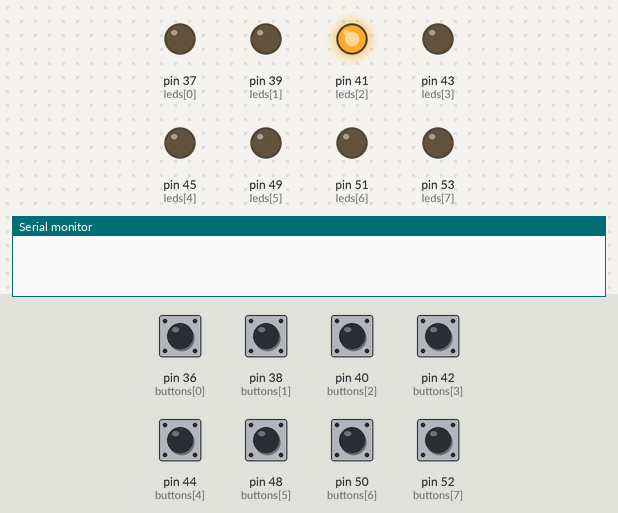
Bench run of a sketch on a simulated Arduino Mega 2560, built with avr-gcc and run on an emulated ATmega2560. Parts: output pins drawn as LEDs (lit = HIGH), the last lines printed to the serial monitor. The test bench sets the inputs (shaded band); at power-on: pin 36 (buttons[0]), pin 38 (buttons[1]), pin 40 (buttons[2]), pin 42 (buttons[3]), pin 44 (buttons[4]), pin 48 (buttons[5]), pin 50 (buttons[6]), pin 52 (buttons[7]) LOW. Random numbers use the default seed unless the sketch sets one.

Above: at 1.2 s.
1.3 s: pin 36 (buttons[0]) pulled HIGH for 0.15 s
At 2.0 s:
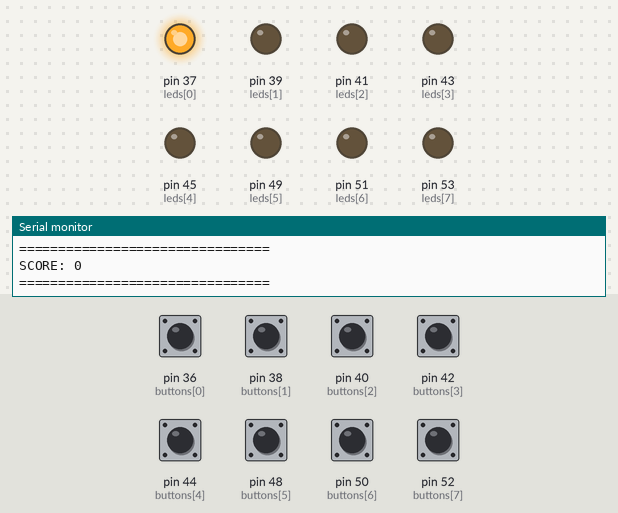
4.4 s: pin 36 (buttons[0]) pulled HIGH for 1 s
At 5.3 s:
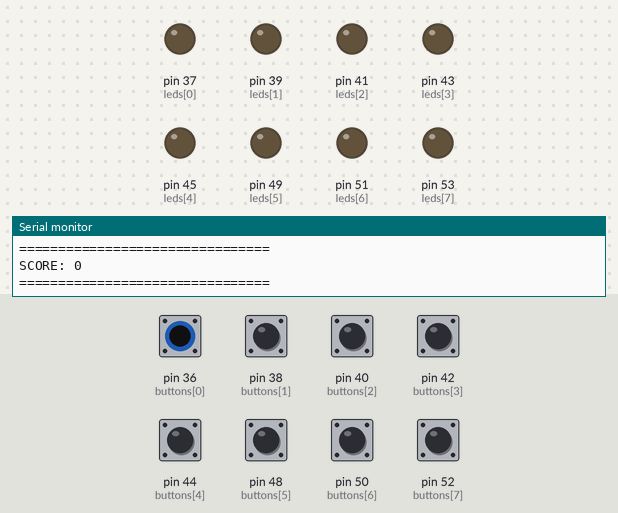
7.4 s: pin 38 (buttons[1]) pulled HIGH for 1 s
At 11.0 s:
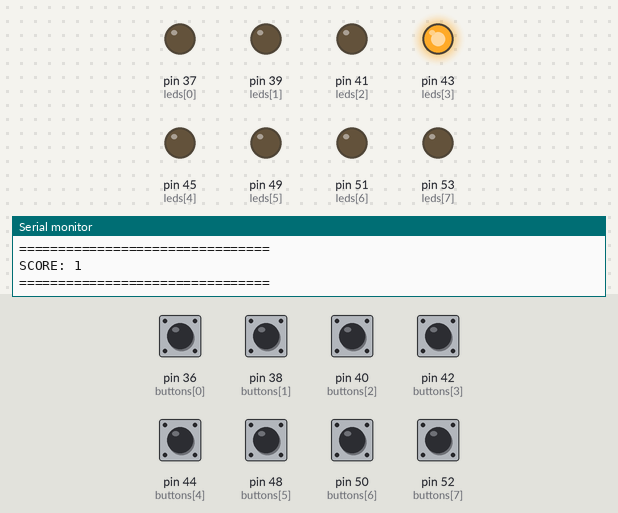
Timing chart, 0 to 22.5 s (numbered marks = the images above; inputs shaded):
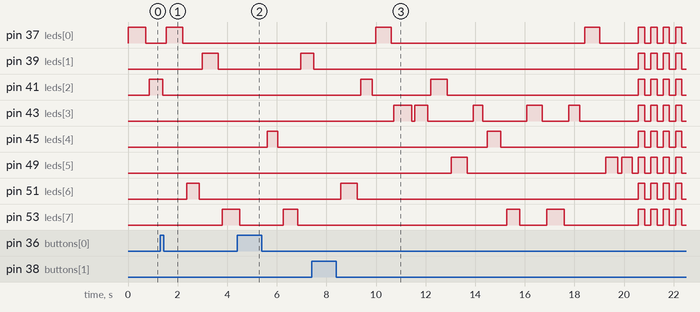

The sketch:

whackamole2.ino
```cpp
#include <LiquidCrystal.h>

const int NUM_MOLES = 8;

// pins
int leds[NUM_MOLES] = {37, 39, 41, 43, 45, 49, 51, 53};
int buttons[NUM_MOLES] = {36, 38, 40, 42, 44, 48, 50, 52};

// LCD
// const int rs = 12, en = 11, d4 = 5, d5 = 4, d6 = 3, d7 = 2;
// LiquidCrystal lcd(rs, en, d4, d5, d6, d7);

// game variables
int score = 0;
unsigned long gameStartTime;
bool gameOver = false;

void setup() {
  Serial.begin(9600);

  for (int i = 0; i < NUM_MOLES; i++) {
    pinMode(leds[i], OUTPUT);
    pinMode(buttons[i], INPUT);
  }

  randomSeed(analogRead(A0));

  // lcd.begin(16, 2);
  // lcd.print("Whack a Mole!");

  // lcd.clear();
  // lcd.print("Score: 0");

  gameStartTime = millis();
}

void displayScoreboard() {

  Serial.println("================================");
  Serial.println("      WHACK-A-MOLE ARCADE");
  Serial.println("================================");

  Serial.print("SCORE: ");
  Serial.println(score);

  Serial.println("================================");
  Serial.println();
}

void updateScore() {
  // lcd.clear();
  // lcd.setCursor(0, 0);
  // lcd.print("Score: ");
  // lcd.print(score);

  // Serial.println(score);
  displayScoreboard();
}

void loop() {

  // timer
  if (millis() - gameStartTime >= 20000) {
    gameOver = true;
  }

  // game over flashing
  if (gameOver) {
    for (int i = 0; i < NUM_MOLES; i++) {
      digitalWrite(leds[i], HIGH);
    }
    delay(250);

    for (int i = 0; i < NUM_MOLES; i++) {
      digitalWrite(leds[i], LOW);
    }
    delay(250);

    return;
  }

  // pick random LED
  int activeIndex = random(0, NUM_MOLES);
  digitalWrite(leds[activeIndex], HIGH);

  delay(30); // small stability delay

  unsigned long startTime = millis();
  int randomOnTime = random(350, 700);

  bool alreadyPressed = false;

  while (millis() - startTime < randomOnTime) {

    for (int i = 0; i < NUM_MOLES; i++) {

      if (digitalRead(buttons[i]) == HIGH && !alreadyPressed) {

        delay(20); // debounce

        if (digitalRead(buttons[i]) == HIGH) {

          alreadyPressed = true;

          if (i == activeIndex) {
            // Serial.print("Correct: ");
            score++; // correc
            // Serial.println(score);
          }
          updateScore();
          digitalWrite(leds[activeIndex], LOW);

          // wait until button released
          while (digitalRead(buttons[i]) == HIGH);

          break;
        }
      }
    }

    if (alreadyPressed) break;
  }

  // turn off LED (no penalty if missed)
  digitalWrite(leds[activeIndex], LOW);

  delay(random(100, 300));
}
```

Measured:
- by itself, pin 39 (leds[1]): repeats every 0.50 s: HIGH 0.25 s, LOW 0.25 s
